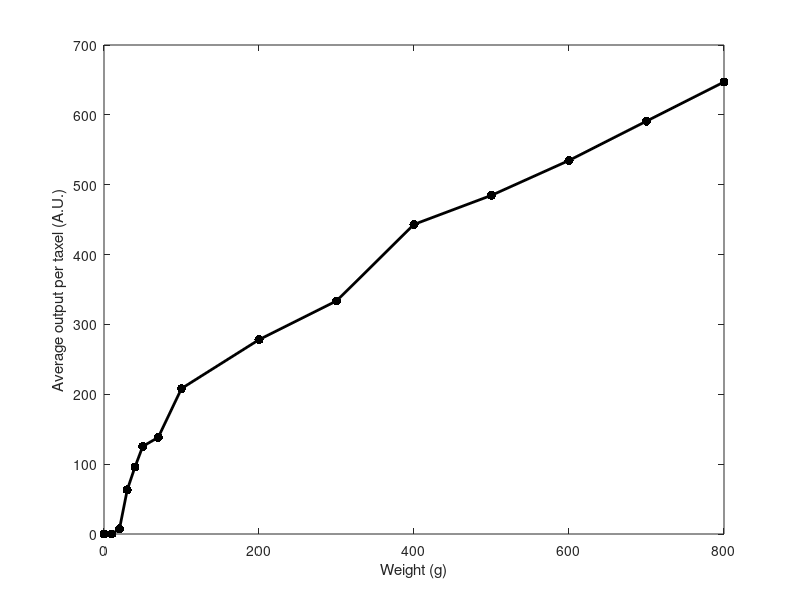

The MATLAB script that drew this image:
% This function plot the relation between the force applied to the sensor
% and the measurement (of resistance) of sensor.
weightOutputArr = [
    0,0;
    10,0;
    20,447;
    30,3794;
    40,5763;
    50,7526;
    70,8301;
    100,12495;
    200,16690;
    300,20019;
    400,26590;
    500,29089;
    600,32083;
    700,35461;
    800,38823;
    ]; % units: g, AU, !!

contactArea = 60; % number of pixels, !!

% plotting
figure;
plot(weightOutputArr(:,1),weightOutputArr(:,2)/contactArea,"-k","LineWidth",2,"Marker",".","MarkerSize",20)
xlabel("Weight (g)")
ylabel("Average output per taxel (A.U.)")
xlim([0,max(weightOutputArr(:,1))]);

% save fig
folder = '..\..\paperFig\';
filePath = fullfile(folder, 'forceR.fig');
saveas(gcf, filePath);
